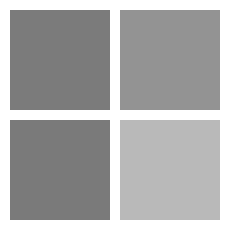
Frame 1 (no input)
Frame 60 (the mouse pressed at the canvas centre just before this capture): identical to frame 1, image omitted
Frame 120 (the mouse held since frame 60 and released just before this capture): identical to frame 1, image omitted

The Processing sketch that drew this single still picture (run headless with seeded random() and noise(); from frame 60 on, the mouse is pressed at the canvas centre):

// Processing sketch: Lab_1a_Ex3_theoretical_nautilus
// ── Lab_1a_Ex3_theoretical_nautilus.pde
/**
 * Programming Lab 1a - Exercise 1 
 * by David Keane. 
 * 
 * Introduce setup and draw functions
 * Draw four coloured squares 
 */
 


void setup() {
  size(230, 230);
  noStroke();
  background(255);
}

void draw() {
  
  fill(242,80,34);
  square(10,10,100);
  
  fill(127,186,0);
  square(120,10,100);
    
  fill(0,164,239);
  square(10,120,100);
  
  fill(255,185,0);
  square(120,120,100);
 
  filter(GRAY); 
}
